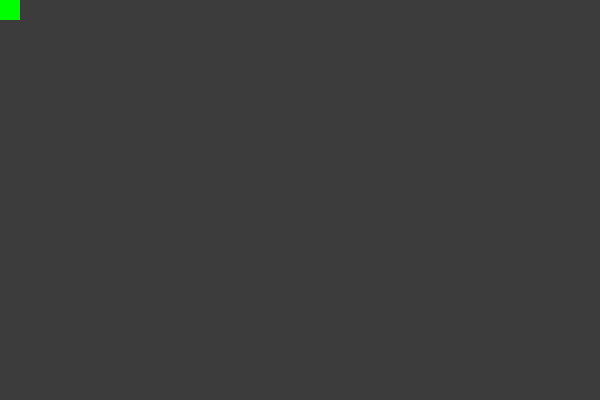
Frame 1 (no input)
Frame 60 (the mouse pressed at the canvas centre just before this capture): identical to frame 1, image omitted
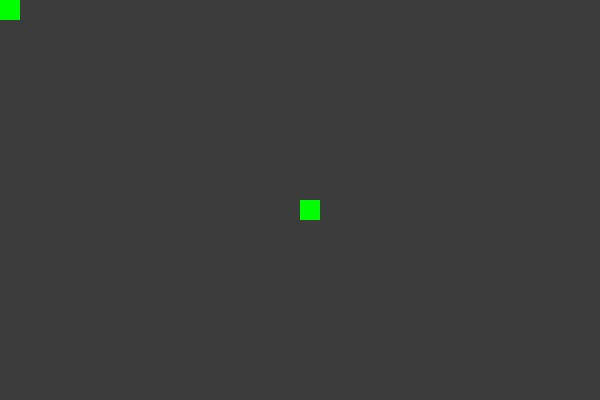
Frame 120 (the mouse held since frame 60 and released just before this capture)

The Processing sketch that drew these frames (run headless with seeded random() and noise(); from frame 60 on, the mouse is pressed at the canvas centre):

// Processing sketch: processing_150262
// ── processing_150262.pde

void setup() {

   size(600,400);
   background(60);
   fill(0,255,0);
   noStroke();
 }
 
void draw(){

   rect(mouseX,mouseY,20,20);
}
